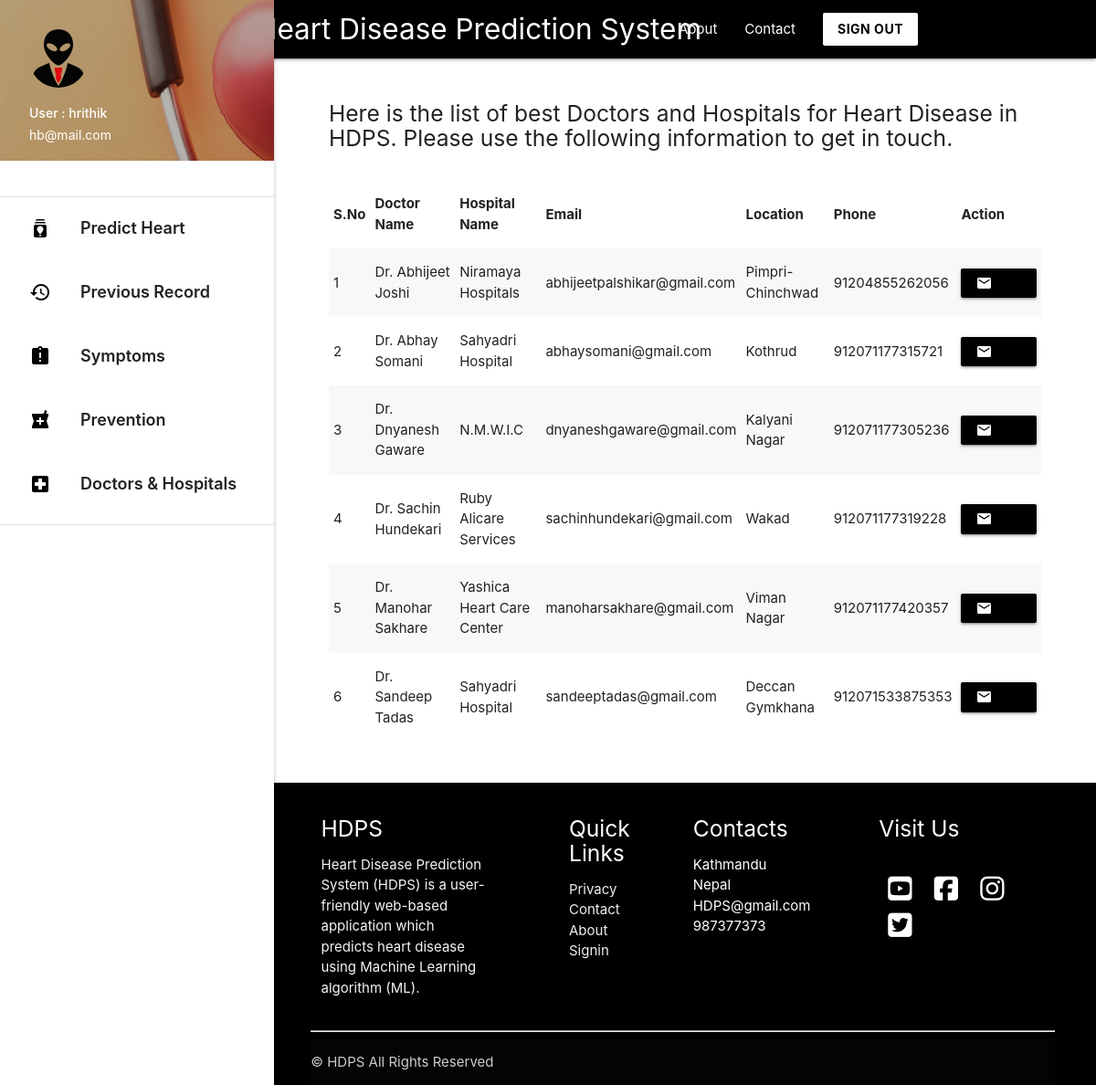
/doctorhospital (signed in), run on the app's committed database.
### predictor/models.py (models this page shows)
class DoctorHospital(models.Model):
    doctor_name = models.CharField(max_length=25)
    hospital_name = models.CharField(max_length=25)
    email = models.EmailField()
    phone_no = models.IntegerField()
    Location = models.CharField(max_length=25)

### predictor/views.py (the view)
# urls.py: path('doctorhospital', views.doctorhospital , name='doctorhospital'),
def doctorhospital(request):
    if request.user.is_authenticated:
        datas = DoctorHospital.objects.all()
        return render(request , 'doctorshospitals.html',{'datas':datas})
    return render('/')

### templates/doctorshospitals.html (shortened to what this page needs)
{% extends 'base_layout2.html' %}
{% block content %}
<div class="con">
  <h5 > Here is the list of best Doctors and Hospitals for Heart Disease in HDPS. Please use the following information to get in touch.  </h5>
<br>
  <table class="striped">
   <thead>
     <tr>
         <th>S.No</th>
         <th>Doctor Name</th>
         <th>Hospital Name</th>
         <th>Email</th>
         <th>Location</th>
         <th>Phone</th>
         <th> Action</th>
     </tr>
   </thead>
   <tbody>
     {% for data in datas %}
     <tr>
       <td>{{ forloop.counter }}</td>
       <td>{{ data.doctor_name }}</td>
       <td>{{ data.hospital_name }}</td>
       <td>{{ data.email }}</td>
       <td>{{ data.Location }}</td>
       <td>{{ data.phone_no }}</td>
       <td>
         <a class="waves-effect waves-light btn-small black" href="https://mail.google.com/mail/?view=cm&fs=1&to={{ data.email }}" target="_blank"><i class="material-icons left">mail</i>Email Now</a>
      </td>
     </tr>
    {% endfor %}
   </tbody>
 </table>
<br> <br>
</div>
{% endblock %}

### templates/base_layout2.html (shortened to what this page needs)
{% load static %}
<!DOCTYPE html>
<html lang="en">
<head>
  <link href="{% static 'css/materialize.css' %}" type="text/css" rel="stylesheet" media="screen,projection"/>
  <link href="{% static 'css/style.css' %}" type="text/css" rel="stylesheet" media="screen,projection"/>
</head>
<body>
        <div class="navbar-fixed">
          <nav class="black">
            <div class="container">
              <div class="nav-wrapper">
                <a href="/" style="padding-left: 100px;"    class="brand-logo ">Heart Disease Prediction System</a>
                <ul class="right hide-on-med-and-down hover_backcolor">
                  <li><a href="{% url 'about' %}">About</a></li>
                  <li><a href="{% url 'contact' %}">Contact</a></li>
                  <a class=" white black-text waves-effect waves-dark btn  modal-trigger" href="/signout"><b>SIGN OUT </b></a>
                </ul>
              </div>
            </div>
          </nav>
        </div>
      <ul id="slide-out" class="sidenav sidenav-fixed">
        <li><div class="user-view">
          <div class="background">
            <img src="{% static 'img/about.png' %}">
          </div>
          <a href="#user"><img class="circle" src="{% static 'img/user.png' %}"></a>
          <a href="#name"><span class="white-text name">User : {{ request.user.username }} </span></a>
          <a href="#email"><span class="white-text email">{{ request.user.email }}</span></a>
        </div></li>
        <br>
        <li><div class="divider"></div></li>
        <li><a style="font-weight: 600; font-size: 18px; height: 70px; padding-top: 10px;" class="waves-effect hoverable" href="/"><i class="material-icons black-text">batch_prediction</i> Predict Heart Disease </a></li>
        <li><a style="font-weight: 600; font-size: 18px; height: 70px; padding-top: 10px;" class="waves-effect hoverable" href="{% url 'record' %}"><i class="material-icons black-text">history</i> Previous Record </a></li>
        <li><a style="font-weight: 600; font-size: 18px; height: 70px; padding-top: 10px;" class="waves-effect hoverable" href="{% url 'symptoms' %}"><i class="material-icons black-text" >assignment_late</i> Symptoms  </a></li>
        <li><a style="font-weight: 600; font-size: 18px; height: 70px; padding-top: 10px;" class="waves-effect hoverable" href="{% url 'prevention' %}"><i class="material-icons black-text">local_pharmacy</i> Prevention   </a></li>
        <li><a style="font-weight: 600; font-size: 18px; height: 70px; padding-top: 10px;" class="waves-effect hoverable" href="{% url 'doctorhospital' %}"><i class="material-icons black-text">local_hospital</i> Doctors & Hospitals   </a></li>
        <li><div class="divider"></div></li>
      </ul>
      <a href="#" data-target="slide-out" class="sidenav-trigger"><i class="material-icons">menu</i></a>
    {% block content %}
    {% endblock %}
            <section>
            <footer class=" hide-on-small-only black page-footer">
              <div class="" style=" width: 90%; margin: auto;">
                <div class="row">
                  <div class="col  s12 m6 l3 ">
                    <h5 class="white-text">HDPS</h5>
                    <p class="grey-text text-lighten-4">Heart Disease Prediction System (HDPS) is a user-friendly web-based application which predicts heart disease using
                        Machine Learning algorithm (ML). </p>
                  </div>
                  <div class="  col l2 m6 s12 offset-l1 ">
                    <h5 class="white-text">Quick Links</h5>
                    <ul>
                   <li><a class="grey-text text-lighten-3" href="#!">Privacy</a></li>
                      <li><a class="grey-text text-lighten-3" href="#!">Contact</a></li>
                      <li><a class="grey-text text-lighten-3" href="#!">About</a></li>
                      <li><a class="grey-text text-lighten-3" href="#!">Signin</a></li>
                    </ul>
                  </div>
                  <div class="col l2 m6 s12  ">
                      <h5 class="white-text">Contacts</h5>
                      <ul>
                      <li>Kathmandu Nepal</li>
                      <li>HDPS@gmail.com</li>
                      <li>987377373</li>
                  </ul>
                  </div>
                  <div class=" col l3 m6 s12 offset-l1 ">
                      <h5 class="white-text">Visit Us</h5>
                      <br>
                      <a href="https://www.youtube.com/" target="_blank"> <i style="color: white; margin: 5px 10px;"  class="fab fa-youtube-square fa-2x"></i></a>
                  <a href="https://www.youtube.com/" target="_blank"> <i style="color: white; margin: 5px 10px;" class="fab fa-facebook-square fa-2x"></i></a>
                  <a href="https://www.youtube.com/" target="_blank"> <i style="color: white; margin: 5px 10px;" class="fab fa-instagram fa-2x"></i></a>
                  <a href="https://www.youtube.com/" target="_blank"> <i style="color: white; margin: 5px 10px;" class="fab fa-twitter-square fa-2x"></i> </a>
                  </div>
                </div>
                <hr>
              <div class="footer-copyright">
                ©  HDPS All Rights Reserved
              </div>
          </div>
            </footer>
          </section>
  </body>
</html>

### templates/doctorshospitals.html (style rules this page uses)
footer { padding-left: 295px; }
.con { padding-left: 390px; width: 90%; flex: 1 0 auto; }
body { display: flex; min-height: 100vh; flex-direction: column; }

### templates/base_layout2.html (style rules this page uses)
footer { padding-left: 295px; }
.con { padding-left: 360px; width: 95%; }

### data on the page
DoctorHospital: doctor_name "Dr. Abhijeet Joshi", hospital_name "Niramaya Hospitals", email "abhijeetpalshikar@gmail.com", Location "Pimpri-Chinchwad", phone_no "91204855262056"
DoctorHospital: doctor_name "Dr. Abhay Somani", hospital_name "Sahyadri Hospital", email "abhaysomani@gmail.com", Location "Kothrud", phone_no "912071177315721"
DoctorHospital: doctor_name "Dr. Dnyanesh Gaware", hospital_name "N.M.W.I.C", email "dnyaneshgaware@gmail.com", Location "Kalyani Nagar", phone_no "912071177305236"
DoctorHospital: doctor_name "Dr. Sachin Hundekari", hospital_name "Ruby Alicare Services", email "sachinhundekari@gmail.com", Location "Wakad", phone_no "912071177319228"
DoctorHospital: doctor_name "Dr. Manohar Sakhare", hospital_name "Yashica Heart Care Center", email "manoharsakhare@gmail.com", Location "Viman Nagar", phone_no "912071177420357"
DoctorHospital: doctor_name "Dr. Sandeep Tadas", hospital_name "Sahyadri Hospital", email "sandeeptadas@gmail.com", Location "Deccan Gymkhana", phone_no "912071533875353"

### other printed values
{{ request.user.username }} "hrithik"
{{ request.user.email }} "hb@mail.com"
